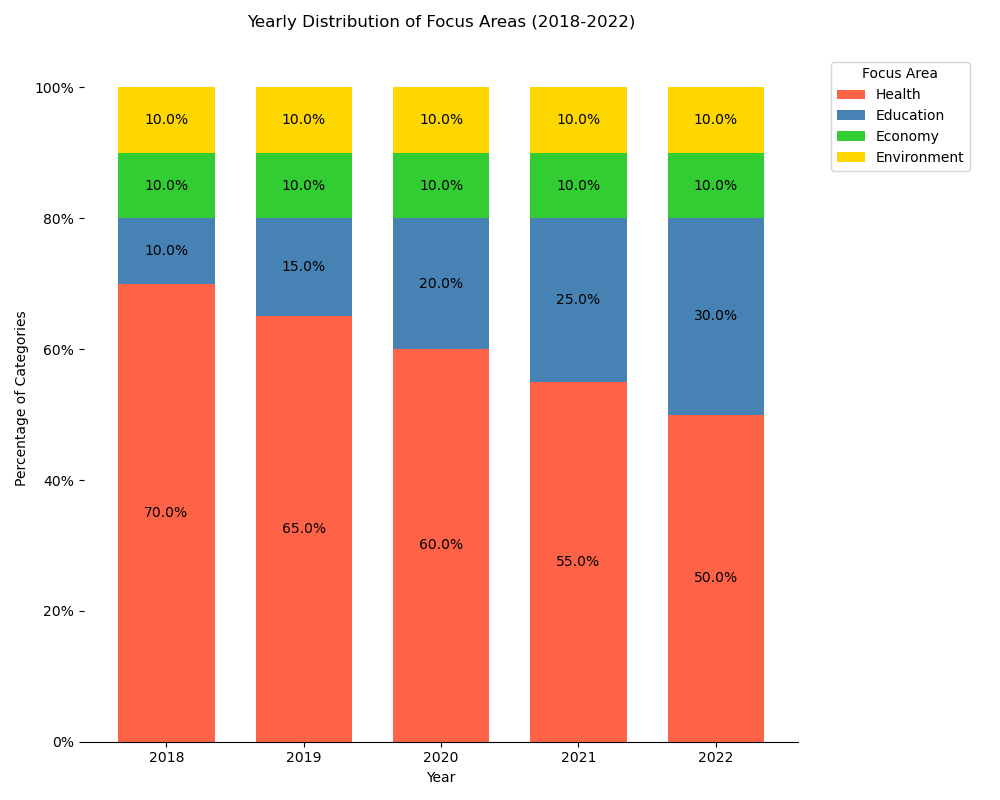

Generate this figure with Python:

import pandas as pd
import seaborn as sns
import matplotlib.pyplot as plt
from matplotlib.ticker import FixedFormatter

# Creating the dataframe
data = {
    'Year': ['2018', '2019', '2020', '2021', '2022'],
    'Health': [70, 65, 60, 55, 50],
    'Education': [10, 15, 20, 25, 30],
    'Economy': [10, 10, 10, 10, 10],
    'Environment': [10, 10, 10, 10, 10]
}
df = pd.DataFrame(data)
df.set_index('Year', inplace=True)

# Convert to percentages
df_percentage = df.div(df.sum(axis=1), axis=0) * 100

# Starting the stackplot
fig, ax = plt.subplots(figsize=(10, 8))
df_percentage.plot(kind='bar', stacked=True, width=0.7, color=['#FF6347', '#4682B4', '#32CD32', '#FFD700'], ax=ax)

# Adding the percentage labels on each bar
for c in ax.containers:
    labels = [f'{w:.1f}%' for w in c.datavalues]
    ax.bar_label(c, labels=labels, label_type='center')

ax.set_ylabel('Percentage of Categories')
ax.set_xlabel('Year')
ax.set_title('Yearly Distribution of Focus Areas (2018-2022)', pad=20)
ax.yaxis.set_major_formatter(FixedFormatter(['0%', '20%', '40%', '60%', '80%', '100%']))

plt.xticks(rotation=0)
plt.legend(title='Focus Area', loc='upper right', bbox_to_anchor=(1.25, 1))
sns.despine(left=True)

plt.tight_layout()
plt.show()
